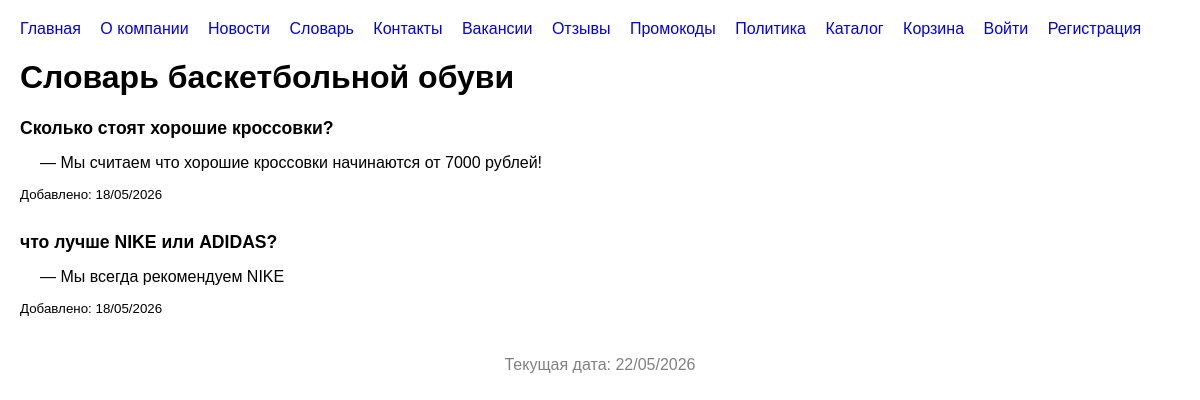
Screenshot of /glossary/ with the database file from the repository.
### store/models.py (models this page shows, shortened)
class GlossaryTerm(models.Model):
    term = models.CharField(max_length=100)
    definition = models.TextField()
    added_at = models.DateTimeField(auto_now_add=True)

### store/views.py (the view)
# urls.py: path('glossary/', views.glossary, name='glossary'),
def glossary(request):
    terms = GlossaryTerm.objects.all().order_by('term')
    return render(request, 'glossary.html', {'terms': terms})

### templates/glossary.html (shortened to what this page needs)
{% extends 'base.html' %}
{% block content %}
<h1>Словарь баскетбольной обуви</h1>
<dl>
    {% for term in terms %}
        <div class="term-item">
            <dt><strong>{{ term.term }}</strong></dt>
            <dd>— {{ term.definition|linebreaksbr }}</dd>
            <small>Добавлено: {{ term.added_at|date:"d/m/Y" }}</small>
        </div>
    {% empty %}
        <p>Терминов пока нет.</p>
    {% endfor %}
</dl>
{% endblock %}

### templates/base.html (style rules this page uses)
body { font-family: Arial; margin: 0; padding: 20px; }

### templates/glossary.html (style rules this page uses)
.term-item { margin-bottom: 30px; }
.term-item dt { margin-bottom: 15px; font-size: 1.1em; }
.term-item dd { margin-top: 5px; margin-left: 20px; margin-bottom: 15px; }
.term-item small { display: block; margin-top: 10px; }

### rows the page displays
GlossaryTerm: term "Сколько стоят хорошие кроссовки?", definition "Мы считаем что хорошие кроссовки начинаются от 7000 рублей!", added_at "18/05/2026"
GlossaryTerm: term "что лучше NIKE или ADIDAS?", definition "Мы всегда рекомендуем NIKE", added_at "18/05/2026"
